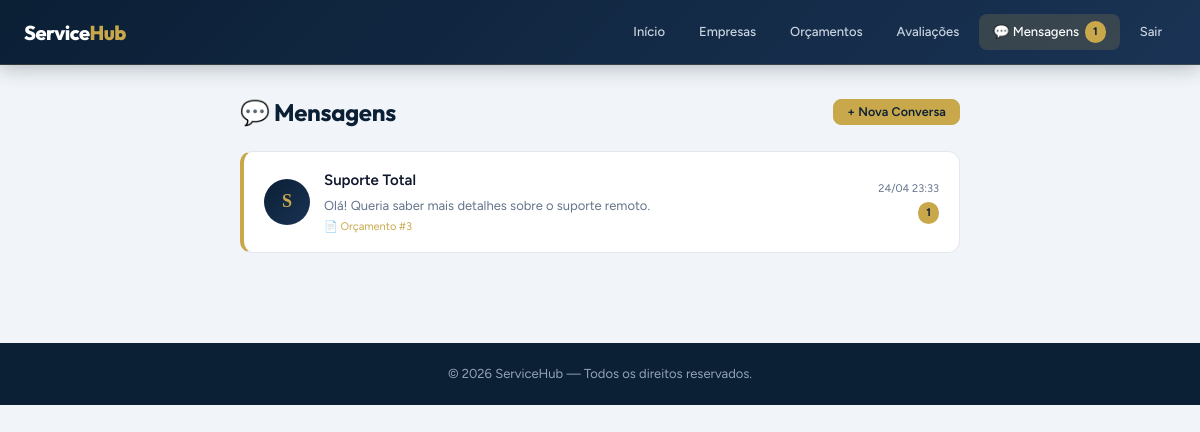
Page /chat/index.php (signed in) on the committed database.
### tables this page shows
CREATE TABLE IF NOT EXISTS conversas (
    id           INT AUTO_INCREMENT PRIMARY KEY,
    cliente_id   INT NOT NULL,
    empresa_id   INT NOT NULL,
    orcamento_id INT NULL COMMENT 'Opcional: chat sobre um orçamento específico',
    created_at   TIMESTAMP DEFAULT CURRENT_TIMESTAMP,
    updated_at   TIMESTAMP DEFAULT CURRENT_TIMESTAMP ON UPDATE CURRENT_TIMESTAMP,
    FOREIGN KEY (cliente_id)   REFERENCES clientes(id)   ON DELETE CASCADE,
    FOREIGN KEY (empresa_id)   REFERENCES empresas(id)   ON DELETE CASCADE,
    FOREIGN KEY (orcamento_id) REFERENCES orcamentos(id) ON DELETE SET NULL,
    UNIQUE KEY uq_conversa (cliente_id, empresa_id)
);

CREATE TABLE empresas (
    id INT AUTO_INCREMENT PRIMARY KEY,
    nome_empresa VARCHAR(100) NOT NULL,
    email VARCHAR(100) NOT NULL UNIQUE,
    senha VARCHAR(255) NOT NULL,
    cnpj VARCHAR(20) UNIQUE,
    telefone VARCHAR(20),
    endereco TEXT,
    descricao TEXT,
    logo VARCHAR(255),
    site VARCHAR(100),
    status TINYINT DEFAULT 1 COMMENT '1=Ativa, 0=Inativa',
    created_at TIMESTAMP DEFAULT CURRENT_TIMESTAMP,
    updated_at TIMESTAMP DEFAULT CURRENT_TIMESTAMP ON UPDATE CURRENT_TIMESTAMP
);

CREATE TABLE orcamentos (
    id INT AUTO_INCREMENT PRIMARY KEY,
    cliente_id INT NOT NULL,
    servico_id INT,
    empresa_id INT,
    quantidade INT DEFAULT 1,
    valor_total DECIMAL(10,2) NOT NULL DEFAULT 0,
    status ENUM('pendente','aprovado','rejeitado','concluido','expirado') DEFAULT 'pendente',
    observacoes TEXT,
    data_orcamento DATE NOT NULL,
    data_validade DATE,
    created_at TIMESTAMP DEFAULT CURRENT_TIMESTAMP,
    updated_at TIMESTAMP DEFAULT CURRENT_TIMESTAMP ON UPDATE CURRENT_TIMESTAMP,
    FOREIGN KEY (cliente_id) REFERENCES clientes(id) ON DELETE CASCADE,
    FOREIGN KEY (servico_id) REFERENCES servicos(id) ON DELETE SET NULL,
    FOREIGN KEY (empresa_id) REFERENCES empresas(id) ON DELETE SET NULL
);

### includes/auth.php (called while the page is built, shortened)
<?php
function isCliente() {
    return isset($_SESSION['tipo_usuario']) && $_SESSION['tipo_usuario'] === 'cliente';
}

### includes/functions.php (called while the page is built, shortened)
<?php
function formatDate($date, $format = 'd/m/Y') {
    return (new DateTime($date))->format($format);
}

### chat/index.php (the view, shortened to what this page needs)
<?php
require_once '../includes/config.php';
require_once '../includes/auth.php';
require_once '../includes/functions.php';
$is_cliente = isCliente();
$is_empresa = isEmpresa();
if ($is_cliente) {
    $uid = $_SESSION['cliente_id'];
    $stmt = $pdo->prepare("
        SELECT cv.*,
               e.nome_empresa AS outro_nome,
               e.id           AS outro_id,
               o.id           AS orc_id,
               (SELECT COUNT(*) FROM mensagens m
                WHERE m.conversa_id = cv.id AND m.lida = 0 AND m.remetente = 'empresa') AS nao_lidas,
               (SELECT m2.conteudo FROM mensagens m2
                WHERE m2.conversa_id = cv.id ORDER BY m2.created_at DESC LIMIT 1) AS ultima_msg,
               (SELECT m2.created_at FROM mensagens m2
                WHERE m2.conversa_id = cv.id ORDER BY m2.created_at DESC LIMIT 1) AS ultima_data
        FROM conversas cv
        JOIN empresas e ON e.id = cv.empresa_id
        LEFT JOIN orcamentos o ON o.id = cv.orcamento_id
        WHERE cv.cliente_id = ?
        ORDER BY ultima_data DESC");
    $stmt->execute([$uid]);
} else {
    header('Location: ../index.php'); exit;
}
$conversas = $stmt->fetchAll();
$total_nao_lidas = array_sum(array_column($conversas, 'nao_lidas'));
?>
<!DOCTYPE html>
<html lang="pt-BR">
<head>
  <link rel="stylesheet" href="../css/estilo.css">
</head>
<body>
<nav class="dash-nav">
  <div class="inner">
    <div class="logo"><h1>Service<span class="logo-span">Hub</span></h1></div>
    <div class="nav-items">
      <?php if ($is_cliente): ?>
        <a href="../dashboard_cliente.php">Início</a>
        <a href="../clientes/empresas.php">Empresas</a>
        <a href="../orcamentos/index.php">Orçamentos</a>
        <a href="../avaliacoes/index.php">Avaliações</a>
        <a href="index.php" class="active">💬 Mensagens<?= $total_nao_lidas ? " <span class='badge-unread'>$total_nao_lidas</span>" : '' ?></a>
      <?php endif; ?>
      <a href="../logout.php">Sair</a>
    </div>
  </div>
</nav>
<div class="container">
  <div class="chat-list-wrap">
    <div class="page-header">
      <h1>💬 Mensagens</h1>
      <?php if ($is_cliente): ?>
        <a href="../clientes/empresas.php" class="btn btn-primary btn-sm">+ Nova Conversa</a>
      <?php endif; ?>
    </div>
    <?php if (empty($conversas)): ?>
    <div class="empty-state">
      <span class="icon">💬</span>
      <p style="font-size:16px;margin-bottom:8px;">Nenhuma conversa ainda.</p>
      <?php if ($is_cliente): ?>
        <p style="font-size:13px;margin-bottom:18px;">Visite a página de uma empresa para iniciar uma conversa.</p>
        <a href="../clientes/empresas.php" class="btn btn-primary">Explorar Empresas</a>
      <?php else: ?>
        <p style="font-size:13px;">Os clientes poderão iniciar conversas através da página da sua empresa.</p>
      <?php endif; ?>
    </div>
    <?php else: ?>
      <?php foreach ($conversas as $cv): ?>
      <a href="conversa.php?id=<?=$cv['id']?>" class="conv-item <?= $cv['nao_lidas'] > 0 ? 'unread' : '' ?>">
        <div class="conv-avatar"><?= strtoupper(substr($cv['outro_nome'], 0, 1)) ?></div>
        <div class="conv-body">
          <div class="conv-name"><?= htmlspecialchars($cv['outro_nome']) ?></div>
          <div class="conv-preview"><?= $cv['ultima_msg'] ? htmlspecialchars(mb_substr($cv['ultima_msg'], 0, 80)) : 'Nenhuma mensagem ainda.' ?></div>
          <?php if ($cv['orc_id']): ?>
            <div class="conv-orc">📄 Orçamento #<?=$cv['orc_id']?></div>
          <?php endif; ?>
        </div>
        <div class="conv-meta">
          <span class="conv-time"><?= $cv['ultima_data'] ? formatDate($cv['ultima_data'], 'd/m H:i') : '' ?></span>
          <?php if ($cv['nao_lidas'] > 0): ?>
            <span class="badge-unread"><?=$cv['nao_lidas']?></span>
          <?php endif; ?>
        </div>
      </a>
      <?php endforeach; ?>
    <?php endif; ?>
  </div>
</div>
<footer style="background:var(--navy);color:var(--slate);text-align:center;padding:20px;margin-top:48px;font-size:13px;">
  © <?= date('Y') ?> ServiceHub — Todos os direitos reservados.
</footer>
</body>
</html>

### css/estilo.css (style rules this page uses)
:root { --navy: #0b1f35; --navy-mid: #122642; --navy-soft: #1a3354; --navy-light: #234470; --gold: #c8a84b; --gold-lt: #dfc06a; --gold-dk: #a8882e; --gold-dim: rgba(200,168,75,.13); --gold-glow: rgba(200,168,75,.25); --green: #0e7a4e; --green-lt: #16a368; --green-bg: #ecfdf5; --red: #b91c1c; --red-lt: #dc2626; --red-bg: #fef2f2; --amber: #b45309; --amber-lt: #d97706; --amber-bg: #fffbeb; --blue: #1d4ed8; --blue-lt: #2563eb; --blue-bg: #eff6ff; --slate: #94a3b8; --slate-lt: #cbd5e1; --surface: #ffffff; --surface-2: #f8fafc; --bg: #f1f5f9; --border: #e2e8f0; --border-dk: #cbd5e1; --text: #0f172a; --text-2: #334155; --text-muted: #64748b; --r-xs: 4px; --r-sm: 8px; --r: 12px; --r-lg: 16px; --r-xl: 24px; --sh-xs: 0 1px 2px rgba(15,23,42,.06); --sh-sm: 0 1px 6px rgba(15,23,42,.08), 0 1px 3px rgba(15,23,42,.05); --sh: 0 4px 16px rgba(15,23,42,.09), 0 2px 6px rgba(15,23,42,.05); --sh-lg: 0 12px 40px rgba(15,23,42,.12), 0 4px 12px rgba(15,23,42,.06); --sh-xl: 0 24px 64px rgba(15,23,42,.18), 0 8px 20px rgba(15,23,42,.08); --ease: .2s cubic-bezier(.4,0,.2,1); --ease-out: .3s cubic-bezier(0,0,.2,1); --nav-h: 64px; --font-head: 'Outfit', system-ui, sans-serif; --font-body: 'Figtree', system-ui, sans-serif; --radius: var(--r); --radius-sm: var(--r-sm); --radius-lg: var(--r-lg); --shadow: var(--sh); --shadow-sm: var(--sh-sm); --shadow-lg: var(--sh-lg); --transition: var(--ease); --teal: #0d9488; --teal-lt: #14b8a6; --teal-bg: #f0fdfa; }
*, *::before, *::after { box-sizing: border-box; margin: 0; padding: 0; }
html { font-size: 15px; scroll-behavior: smooth; -webkit-text-size-adjust: 100%; }
body { font-family: var(--font-body); background: var(--bg); color: var(--text); line-height: 1.65; -webkit-font-smoothing: antialiased; -moz-osx-font-smoothing: grayscale; }
h1, h2, h3 { font-family: var(--font-head); color: var(--navy); line-height: 1.25; letter-spacing: -.3px; }
h1 { font-size: clamp(22px, 4vw, 30px); font-weight: 700; }
a { color: var(--gold); text-decoration: none; transition: color var(--ease); }
.container { max-width: 1240px; margin: 0 auto; padding: 32px 24px; }
.dash-nav { background: linear-gradient(135deg, var(--navy) 0%, var(--navy-soft) 100%); border-bottom: 1px solid rgba(200,168,75,.15); position: sticky; top: 0; z-index: 300; box-shadow: 0 2px 24px rgba(11,31,53,.35); }
.dash-nav .inner { max-width: 1240px; margin: 0 auto; padding: 0 24px; display: flex; align-items: center; justify-content: space-between; min-height: var(--nav-h); gap: 16px; }
.logo h1 { font-family: var(--font-head); font-size: 20px; font-weight: 800; color: #fff; letter-spacing: -.5px; }
.logo-span, .logo h1 span { color: var(--gold); }
.nav-items { display: flex; align-items: center; gap: 4px; flex-wrap: wrap; }
.nav-items a { color: var(--slate-lt); font-size: 13px; font-weight: 500; padding: 7px 13px; border-radius: var(--r-sm); transition: all var(--ease); display: flex; align-items: center; gap: 6px; white-space: nowrap; }
.nav-items a:hover, .nav-items a.active { color: #fff; background: rgba(200,168,75,.18); }
.nav-items a.active { color: var(--gold); }
.btn { display: inline-flex; align-items: center; justify-content: center; gap: 7px; padding: 9px 18px; border-radius: var(--r-sm); font-size: 13px; font-weight: 600; font-family: var(--font-body); cursor: pointer; border: 1.5px solid transparent; transition: all var(--ease); text-decoration: none; white-space: nowrap; line-height: 1; background: var(--navy-soft); color: var(--slate-lt); letter-spacing: .1px; }
.btn-primary { background: var(--gold); color: var(--navy); border-color: var(--gold); }
.btn-sm { padding: 6px 13px; font-size: 12.5px; }

### rows in the picture
conversas: empresa.nome_empresa "S", empresa.nome_empresa "Suporte Total", ultima_msg "Olá! Queria saber mais detalhes sobre o suporte remoto.", orcamento "3", ultima_data "24/04 23:33", nao_lidas "1"

### other values in the picture
$total_nao_lidas "1"
